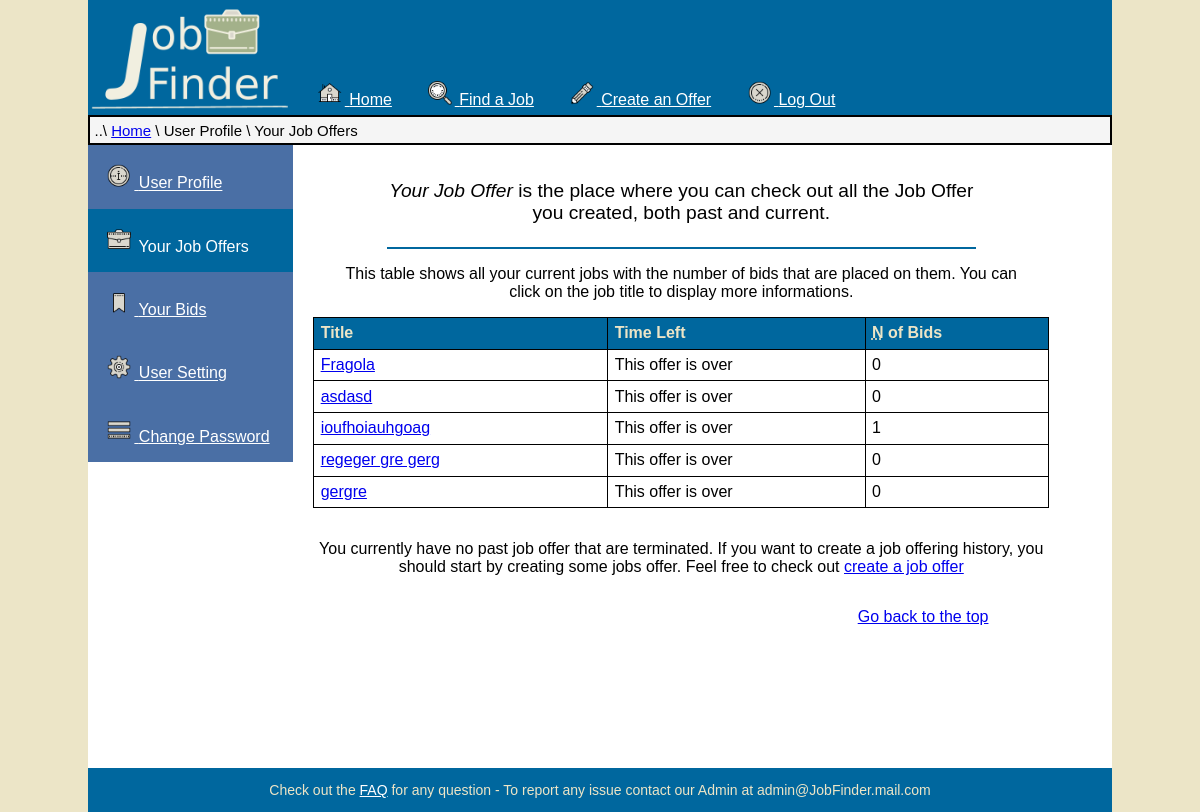
/UserProfile/Work.php (signed in), run on the app's committed database.
### tables this page shows
CREATE TABLE `current_jobs` (
  `Code_job` int(10) UNSIGNED NOT NULL,
  `Code_user` int(10) UNSIGNED NOT NULL,
  `Date` datetime NOT NULL,
  `Title` varchar(128) NOT NULL,
  `Description` varchar(4096) NOT NULL,
  `Tipology` enum('Fulltime','Onetime','Urgent','Recruiter') DEFAULT NULL,
  `Payment` tinyint(1) NOT NULL,
  `P_min` int(6) NOT NULL,
  `P_max` int(6) NOT NULL,
  `Expiring` datetime NOT NULL
);

### PHP/DBAccess.php (called while the page is built, shortened)
<?php
class DBAccess {
	private $connection;
	public function openDBConnection(){
		$this->connection = mysqli_connect(DBAccess::HOST_DB, DBAccess::USERNAME, DBAccess::PASSWORD, DBAccess::DBNAME);
		if(!$this->connection){
			echo("connessione al DB fallita: ".mysqli_connect_errno());
			return false;
		}
		else
			return true;
	}
  public function getJobListbyCreator($id) {
    if(isset($id)){
      $queryInserimento = 'SELECT COUNT(DISTINCT bids.Code_user) AS C,current_jobs.Code_job, Title, Tipology, Payment, P_min, P_max, Expiring
      FROM current_jobs left join bids on current_jobs.Code_job = bids.Code_job WHERE current_jobs.Code_user = ? GROUP BY current_jobs.Code_job;';
      $queryCall=mysqli_prepare($this->connection, $queryInserimento);
      mysqli_stmt_bind_param($queryCall,'i',$id);
      mysqli_stmt_execute($queryCall);
      $queryResult = mysqli_stmt_get_result($queryCall);
      $result=array();
      while($row=mysqli_fetch_assoc($queryResult))
        array_push($result, $row);
      return $result;
    } else
      return null;
  }
}
?>

### UserProfile/Work.php (the view, shortened to what this page needs)
<?php
  require_once '..'. DIRECTORY_SEPARATOR .'PHP'. DIRECTORY_SEPARATOR .'DBAccess.php';
  if(isset($_SESSION['user_Username'])) {
    $url = '..'. DIRECTORY_SEPARATOR .'HTML'. DIRECTORY_SEPARATOR .'UserProfile.html';
    $HTML = file_get_contents($url);
    $HTML = str_replace("{{ SubPage }}","Your Job Offers",$HTML);
    $HTML = str_replace('<li><a href="../PHP/UserProfile.php?section=2"><img src="../IMG/Icons/work.png" class="icons" alt=""><span class="sidebarText"> Your Job Offers</span></a></li>',
    '<li class="selected">
    <img src="../IMG/Icons/work.png" class="icons" alt=""><span class="sidebarText"> Your Job Offers</span>
    </li>',$HTML);
    $DBAccess = new DBAccess();
    $HTMLTable ='
    <div id="content">
      <div id="intro">
        <p><em>Your Job Offer</em> is the place where you can check out all the Job Offer you created, both past and current.</p>
      </div>';
    $CurrentJob = $DBAccess->getJobListbyCreator($_SESSION['user_ID']);
    if($CurrentJob){
      $tableJob = "";
      $urltableJob = '..'. DIRECTORY_SEPARATOR .'HTML'. DIRECTORY_SEPARATOR .'Elements'. DIRECTORY_SEPARATOR .'TableJobWBid.html';
      $HTMLtableJob = file_get_contents($urltableJob);
      $HTMLtableJob = str_replace('{{ caption }}','This table shows all your current jobs with the number of bids that are placed on them.
      You can click on the job title to display more informations.',$HTMLtableJob);
      foreach ($CurrentJob as $row) {
        $date1 = date_create();
        $date2 = date_create($row['Expiring']);
        $finalDate = $date2>$date1 ? date_diff($date2,$date1)->format('%a <abbr title="days">d</abbr> %h <abbr title="hours">h</abbr> %i <abbr title="minutes">m</abbr>') : 'This offer is over';
        $tableJob .= '<tr>
        <td><a href="..'. DIRECTORY_SEPARATOR .'PHP'. DIRECTORY_SEPARATOR .'ViewJob.php?Code_job='.$row["Code_job"].'">'.$row["Title"].'</a></td>
        <td>'. $finalDate  .'</td>
        <td>'.trim($row["C"]).'</td>
        </tr>';
      }
      $HTMLtableJob = str_replace('{{ value }}',$tableJob,$HTMLtableJob);
      $HTMLTable .= $HTMLtableJob;
    }
    else
      $HTMLTable .= '<p>You currently have no active job. If you want to make a new job offer, feel free to check <a href="..'.DIRECTORY_SEPARATOR.'PHP'. DIRECTORY_SEPARATOR.'LoadCreatejob.php">create a Job Offer</a></p>';
    $PastJob = $DBAccess->getPastJobListbyCreator($_SESSION['user_ID']);
    if($PastJob) {
      $tablePastJob= "";
      $urltablePastJob= '..'. DIRECTORY_SEPARATOR .'HTML'. DIRECTORY_SEPARATOR .'Elements'. DIRECTORY_SEPARATOR .'TableJob.html';
      $HTMLtablePastJob= file_get_contents($urltablePastJob);
      $HTMLtablePastJob= str_replace('{{ caption }}','This table displays all the job offer you created and are already terminated.
      You can click on the job title to show more informations.',$HTMLtablePastJob);
      foreach ($PastJob as $row) {
        trim($row["Payment"]) > 0 ? $res = 'Salary' : $res = 'Hourly';
        $tablePastJob.= '<tr>
        <td><a href="..'. DIRECTORY_SEPARATOR .'PHP'. DIRECTORY_SEPARATOR .'ViewJob.php?Code_job='.$row["Code_job"].'">'.$row["Title"].'</a></td>
        <td>'.trim($row["Status"]).'</td>
        <td>'.trim($row["Tipology"]).'</td>
        <td>'.$res.'</td>
        </tr>';
      }
      $HTMLtablePastJob= str_replace('{{ value }}',$tablePastJob,$HTMLtablePastJob);
      $HTMLTable .= $HTMLtablePastJob;
    }
    else
      $HTMLTable .= '<p class="tableEmpty">You currently have no past job offer that are terminated. If you want to create a job offering history, you should start by creating some jobs offer.
      Feel free to check out <a href="..'.DIRECTORY_SEPARATOR.'PHP'. DIRECTORY_SEPARATOR.'LoadCreatejob.php">create a job offer</a></p>';
    $HTMLTable .= '</div><a class="goTop" href="#">Go back to the top</a>';
    $HTML = str_replace('<div id="content"></div>',$HTMLTable,$HTML);
    echo $HTML;
  }
  else
    header('Location:..'. DIRECTORY_SEPARATOR .'PHP'. DIRECTORY_SEPARATOR .'Login.php?section='. 2);
?>

### CSS/StyleSheet.css (style rules this page uses)
:root { --background: #ECE5C7; --color: #00679e; --subcolor: #4a6fa5; --content: #fff; --black: #000; --darkWhite: #d1d9e6; --shadow: #999; --correct: #44c244; --error: #d4110b; }
html { width: 100%; background-color: var(--background); }
html, body { min-height: 100vh; }
body { background-color: var(--content); font-family:Tahoma, sans-serif; margin:auto; max-width: 1024px; overflow-x: hidden; }
main { padding: 0em; padding-bottom: 2.5em; margin-bottom: 3%; }
a.goTop { display: block; float: right; margin-right: 10%; margin-bottom: 15%; }
header { background-color: var(--color); display: flex; align-items: flex-end; }
header img#Logo { width: 20%; }
header ul { margin:auto; list-style-type: none; margin: 0; padding: 0; }
header ul li { display:inline-block; padding: 0.4em; margin-left: 1em; }
header ul li a:link { margin-bottom: 0.2em; color: var(--content); }
header img.icons { width:24px; height:24px; padding-right :0.15em; vertical-align: text-bottom; }
nav.breadcrumb { font-size: 0.9375em; padding: 0.3em; background-color:whitesmoke; border-width: 0em; border : solid 2px var(--black); }
footer { position: fixed; bottom: 0; min-height: 5%; width: 100%; text-align:center; background-color: var(--color); max-width: 1024px; margin: auto; }
footer#footer p { display: inline-block; font-size: 0.875em; color: var(--background); }
footer#footer a:link { color: var(--content); }
main#userProfile { width: 75%; display: inline-block; vertical-align: top; }
div#sidebar { background-color: var(--subcolor); position: -webkit-sticky; position: sticky; display: inline-block; top: 0; margin-top : 0px; margin-bottom: 5%; width: 20%; }
div#sidebar ul { padding-inline-start: 0px; margin-block-end: 0em; margin-block-start: 0em; }
div#sidebar ul li { list-style-type: none; }
#sidebar a { display: block; padding: 1em; }
#sidebar a:link, #sidebar a:link span { color: var(--content); }
#sidebar span { color: var(--content); }
#sidebar .selected { background-color: var(--color); padding: 1em; }
#sidebar img.icons { width: 24px; height: 24px; vertical-align: text-bottom; }
div#content { padding: 1em; }
div#content div, div#content table { vertical-align: top; }
div#intro, div#introTags { width: 80%; margin: auto; padding-bottom: 0.2em; border-bottom: 2px solid var(--color); }
div#intro p, div#introTags { text-align: center; font-size: 1.2em; }
div#content table { width: 100%; margin-bottom: 2em; }
div#content table caption.description { padding: 1em; text-align: center; }
div#content table thead { background-color: var(--color); color: var(--background); }
div#content th { text-align: left; }
div#content th.bidLongTh { width: 40%; }
div#content th.bidMidTh { width: 35%; }
div#content th.bidShortTh { width: 25%; }
div#content table, div#content th, div#content td { padding: 0.4em; border-collapse: collapse; border: 1px solid var(--black); }
div#content p.tableEmpty { text-align: center; }
img.icons { width: 24px; height: 24px; display: inline-block; padding: 0.2em; }
.hiddenHelp { position: absolute; height: 1px; width: 1px; overflow: hidden; }

### CSS/Print.css (style rules this page uses)
html { font-family: Georgia, 'Times New Roman', serif; width: 100%; margin: 0; float: none; }
.hiddenHelp { display: none; }
header, header > img { display: none; }
ul#menu, ul#menu img { display: none; }
nav.breadcrumb { display: none; }
div#sidebar, div#sidebar img { display: none; }
footer#footer, footer#footer img { display: none; }
table { width: 100%; }
table { margin-top: 10%; margin-bottom: 10%; }
.goTop { display: none; }

### data on the page
current_jobs: Title "Fragola", Expiring "This offer is over", C "0"
current_jobs: Title "asdasd", Expiring "This offer is over", C "0"
current_jobs: Title "ioufhoiauhgoag", Expiring "This offer is over", C "1"
current_jobs: Title "regeger gre gerg", Expiring "This offer is over", C "0"
current_jobs: Title "gergre", Expiring "This offer is over", C "0"
